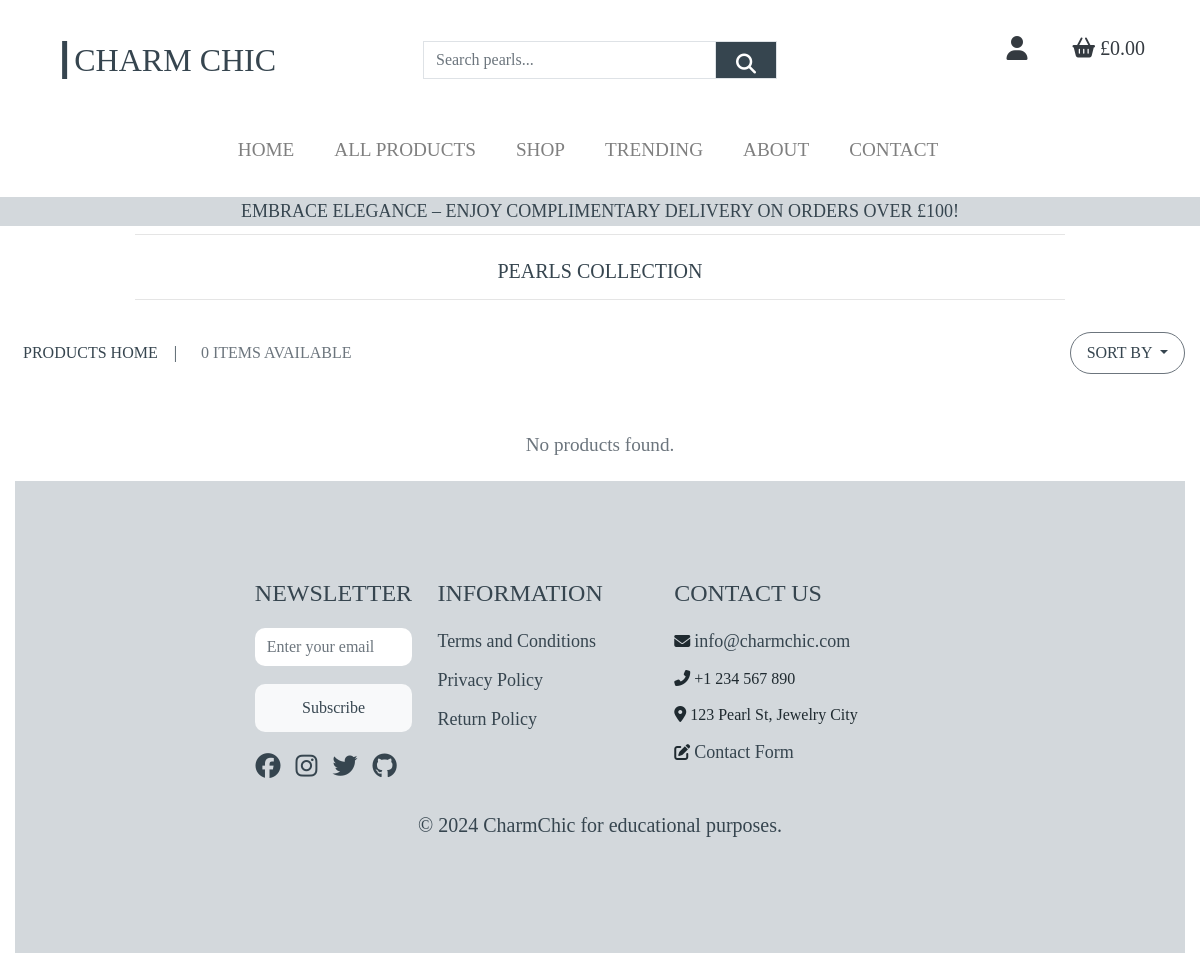
Page /products/?subcategory=earrings on the earlier database version.
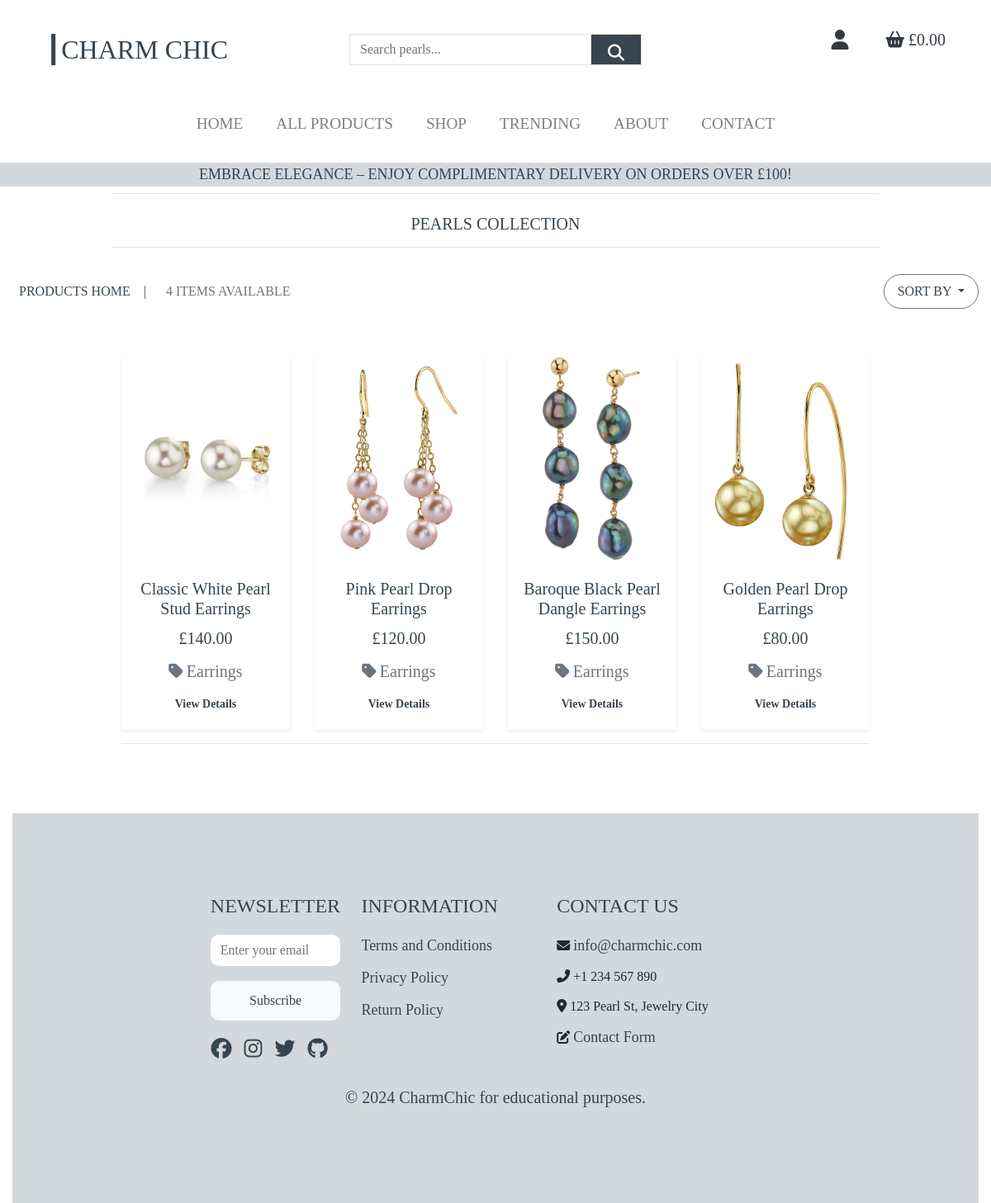
Same page on the later database version.
### products/models.py (models this page shows, shortened)
class Product(models.Model):
    category = models.ForeignKey('Category', null=True, blank=True, on_delete=models.SET_NULL)
    subcategory = models.ForeignKey('SubCategory', null=True, blank=True, on_delete=models.SET_NULL)
    tags = models.ManyToManyField('Tag', blank=True)
    sku = models.CharField(max_length=254, null=True, blank=True)
    name = models.CharField(max_length=254)
    description = models.TextField()
    has_sizes = models.BooleanField(default=False, null=True, blank=True)
    price = models.DecimalField(max_digits=6, decimal_places=2)
    rating = models.DecimalField(max_digits=6, decimal_places=2, null=True, blank=True)
    image_url = models.URLField(max_length=1024, null=True, blank=True)
    image = models.ImageField(upload_to='products/', null=True, blank=True, storage=MediaCloudinaryStorage())

class SubCategory(models.Model):
    category = models.ForeignKey(
        'Category', null=True, blank=True, on_delete=models.SET_NULL, related_name="subcategories")
    name = models.CharField(max_length=254)
    friendly_name = models.CharField(max_length=254, null=True, blank=True)
    class Meta:
        verbose_name_plural = 'SubCategories'

### products/views.py (the view)
# urls.py: path('', views.all_products, name='products'),
def all_products(request):
    products = Product.objects.all()
    query = None
    categories = None
    subcategories = None
    tags = None
    sort_option = request.GET.get('sort', 'None_None')
    current_sorting = sort_option
    if request.GET:
        if 'category' in request.GET:
            categories = request.GET['category'].split(',')
            products = products.filter(category__name__in=categories)
            categories = Category.objects.filter(name__in=categories)
        if 'subcategory' in request.GET:
            subcategory_filter = request.GET['subcategory']
            products = products.filter(subcategory__name=subcategory_filter)
            subcategories = SubCategory.objects.filter(name=subcategory_filter)
        if 'tag' in request.GET:
            tags = request.GET['tag'].split(',')
            products = products.filter(tags__name__in=tags)
            tags = Tag.objects.filter(name__in=tags)
    if request.GET:
        if 'q' in request.GET:
            query = request.GET['q']
            if not query:
                messages.error(request, "You didn't enter any search criteria!")
                return redirect(reverse('products'))
            queries = Q(name__icontains=query) | Q(description__icontains=query)
            products = products.filter(queries)
    if sort_option == 'price_asc':
        products = products.order_by('price')
    elif sort_option == 'price_desc':
        products = products.order_by('-price')
    elif sort_option == 'name_asc':
        products = products.order_by('name')
    elif sort_option == 'name_desc':
        products = products.order_by('-name')
    context = {
        'products': products,
        'search_term': query,
        'current_categories': categories,
        'current_subcategories': subcategories,
        'current_tags': tags,
        'current_sorting': current_sorting,
     }
    return render(request, 'products/products.html', context)

### products/templates/products/products.html (shortened to what this page needs)
{% extends "base.html" %}
{% load static %}
{% block page_header %}
<div class="container header-container">
    <div class="row">
        <div class="col text-center">
            <hr class="my-4">
            <h4 class="logo-font product-header">Pearls Collection</h4>
            <hr class="my-3">
        </div>
    </div>
</div>
{% endblock %}
{% block content %}
<div class="container-fluid">
     <div class="row mb-4 align-items-center">
        <div class="col-12 col-md-6 d-flex justify-content-center justify-content-md-start my-auto">
            <div class="product-info-container d-flex align-items-center mb-3">
                <a href="{% url 'products' %}" class="logo-font rounded-pill px-2 py-2">
                    <span>Products Home</span>
                </a>
                <span class="logo-font separator mx-2">|</span>
                <span class="logo-font text-muted product-count px-3 py-2">{{ products|length }} Items Available</span>
            </div>
        </div>
    <div class="col-12 col-md-6 d-flex justify-content-center justify-content-md-end my-auto">
        <div class="dropdown sorting-options mb-3">
            <button class="logo-font btn btn-outline-secondary dropdown-toggle rounded-pill px-3 py-2" type="button"
                id="sortDropdown" data-toggle="dropdown" aria-haspopup="true" aria-expanded="false">
                Sort by
            </button>
        </div>
    </div>
</div>
<div class="container">
    <div class="row justify-content-center">
        {% for product in products %}
        <div class="col-sm-6 col-md-6 col-lg-4 col-xl-3">
            <div class="card border-0 shadow-sm text-center h-100">
                {% if product.image %}
                <a href="{% url 'product_detail' product.id %}">
                    <img class="card-img-top img-fluid" src="{{ product.image.url }}" alt="{{ product.name }}">
                </a>
                {% else %}
                <a href="{% url 'product_detail' product.id %}">
                    <img class="card-img-top img-fluid" src="{{ MEDIA_URL }}noimage.png" alt="{{ product.name }}">
                </a>
                {% endif %}
                <div class="card-body p-3">
                    <h4 class="card-title mb-2">{{ product.name }}</h4>
                    <p class="card-text mb-2">£{{ product.price }}</p>
                    {% if product.subcategory %}
                    <p class="small mt-1 mb-0">
                        <a class="text-muted" href="{% url 'products' %}?subcategory={{ product.subcategory.name }}">
                            <i class="fas fa-tag mr-1"></i>{{ product.subcategory.friendly_name }}
                        </a>
                    </p>
                    {% endif %}
                    <a href="{% url 'product_detail' product.id %}" class="category-link font-weight-bold small mt-2 d-inline-block">View Details</a>
                </div>
            </div>
        </div>
        {% if forloop.counter|divisibleby:4 %}
        <div class="col-12 d-none d-xl-block mb-5">
            <hr>
        </div>
        {% endif %}
        {% endfor %}
    </div>
</div>
{% if products|length == 0 %}
<div class="col-12 text-center">
    <p class="text-muted">No products found.</p>
</div>
{% endif %}
{% endblock %}

### templates/base.html (shortened to what this page needs)
{% load static %}
<!doctype html>
<html lang="en">
<head>
    {% block corecss %}
    <link rel="stylesheet" href="https://cdn.jsdelivr.net/npm/bootstrap@4.6.2/dist/css/bootstrap.min.css">
    <link rel="stylesheet" href="{% static 'css/base.css' %}">
    {% endblock %}
</head>
<body>
    <header class="container-fluid fixed-top bg-white">
        <div id="topnav" class="row bg-white p-lg-4 d-none d-lg-flex">
            <div class="col-12 col-lg-4 my-auto py-1 py-lg-0 text-center text-lg-left">
                <a href="{% url 'home' %}" class="nav-link main-logo-link">
                    <h2 class="logo-font my-0">┃Charm Chic</h2>
                </a>
            </div>
            <div class="col-12 col-lg-4 my-auto py-1 py-lg-0">
                <form class="form" method="GET" action="{% url 'products' %}">
                    <div class="input-group w-100">
                        <input class="form-control border border-black rounded-0" type="text" name="q"
                            placeholder="Search pearls..." aria-label="type search term here">
                        <div class="input-group-append">
                            <button class="form-control btn btn-black border border-black rounded-0" type="submit"
                                aria-label="search button">
                                <i class="fas fa-search fa-lg"></i>
                            </button>
                        </div>
                    </div>
                </form>
            </div>
            <div class="col-12 col-lg-4 my-auto py-1 py-lg-0">
                <ul class="list-inline list-unstyled text-center text-lg-right my-auto">
                     <li class="list-inline-item">
                        <div class="dropdown-center">
                            <button class="nav-link btn " type="button" id="user-options" data-toggle="dropdown"
                                aria-expanded="false" aria-label="my account">
                                <div class="text-dark">
                                    <div><i class="fas fa-user fa-lg"></i>
                                </div>
                                </div>
                            </button>
                        </div>
                    </li>
                    <li class="list-inline-item">
                        <a class="nav-link{% if grand_total %} text-info font-weight-bold{% else %} text-black{% endif %}"
                            href="{% url 'view_bag' %}">
                            <div class="text-center">
                                <p class="text-dark">
                                    <i class="fas fa-shopping-basket"></i>
                                    {% if grand_total %}
                                    £{{ grand_total|floatformat:2 }}
                                    {% else %}
                                    £0.00
                                    {% endif %}
                                </p>
                            </div>
                        </a>
                    </li>
                </ul>
            </div>
        </div>
        {% include 'includes/main-nav.html' %}
        <div id="delivery-banner" class="row text-center">
            <div class="col">
                <h5 class="logo-font my-1">Embrace Elegance – Enjoy Complimentary Delivery on Orders Over £{{free_delivery_threshold }}!</h5>
            </div>
        </div>
    </header>
    {% block page_header %}
    {% endblock %}
    {% block content %}
    {% endblock %}
    {% include 'includes/footer.html' %}
</body>
</html>

### templates/includes/main-nav.html (shortened to what this page needs)
<nav class="navbar navbar-expand-lg navbar-light">
    <div class="collapse navbar-collapse" id="main-nav">
        <ul class="navbar-nav w-auto mx-auto">
            <li class="nav-item">
                <a class="nav-link mr-4" href="{% url 'home' %}">
                    Home
                </a>
            </li>
            <li class="nav-item">
                <a class="nav-link mr-4" href="{% url 'products' %}">
                    All Products
                </a>
            </li>
            <li class="nav-item dropdown">
                <a class="logo-font nav-link mr-4" href="#" id="shop-link" data-toggle="dropdown" aria-haspopup="true"
                    aria-expanded="false">
                    Shop
                </a>
            </li>
            <li class="nav-item dropdown">
                <a class="logo-font nav-link mr-4" href="#" id="trending-link" data-toggle="dropdown"
                    aria-haspopup="true" aria-expanded="false">
                    Trending
                </a>
            </li>
            <li class="nav-item">
                <a class="logo-font nav-link mr-4" href="{% url 'about' %}">
                    About
                </a>
            </li>
            <li class="nav-item">
                <a class="logo-font nav-link mr-4" href="{% url 'contact' %}">
                    Contact
                </a>
            </li>
        </ul>
    </div>
    </nav>

### templates/includes/footer.html (shortened to what this page needs)
<div class="custom-bg-wrapper">
    <div class="pearl-bg">
        <div class="container my-4 p-4">
            <footer class="footer-section">
                <div class="container">
                    <div class="row">
                        <div class="col-12 col-md-3 mb-4 mb-md-0">
                            <h5 class="footer-title">Newsletter</h5>
                            <form class="footer-subscribe-form">
                                <input type="email" class="form-control" placeholder="Enter your email" required>
                                <button type="submit" class="btn btn-light mt-2">Subscribe</button>
                            </form>
                            <div class="footer-social-icons mt-3">
                                <ul class="footer-social">
                                    <li><a href="https://facebook.com" target="_blank" rel="noopener noreferrer"><i
                                                class="fab fa-facebook"></i></a></li>
                                    <li><a href="https://instagram.com" target="_blank" rel="noopener noreferrer"><i
                                                class="fab fa-instagram"></i></a></li>
                                    <li><a href="https://twitter.com" target="_blank" rel="noopener noreferrer"><i
                                                class="fab fa-twitter"></i></a></li>
                                    <li><a href="https://github.com/Cristina-Becheru" target="_blank"
                                            rel="noopener noreferrer"><i class="fab fa-github"></i></a></li>
                                </ul>
                            </div>
                        </div>
                        <div class="col-12 col-md-4 mb-4 mb-md-0">
                            <h5 class="footer-title">Information</h5>
                            <ul class="footer-links">
                                <li><a href="#">Terms and Conditions</a></li>
                                <li><a href="#">Privacy Policy</a></li>
                                <li><a href="#">Return Policy</a></li>
                            </ul>
                        </div>
                        <div class="col-12 col-md-4">
                            <h5 class="footer-title">Contact Us</h5>
                            <ul class="footer-links">
                                <li><i class="fas fa-envelope"></i> <a
                                        href="mailto:info@charmchic.com">info@charmchic.com</a></li>
                                <li><i class="fas fa-phone-alt"></i> +1 234 567 890</li>
                                <li><i class="fas fa-map-marker-alt"></i> 123 Pearl St, Jewelry City</li>
                                <li><i class="fas fa-edit"></i> <a href="">Contact Form</a></li>
                            </ul>
                        </div>
                    </div>
                </div>
                <div class="row text-center mt-2">
                    <div class="col-12">
                        <p class="copyright">&copy; 2024 CharmChic for educational purposes.</p>
                    </div>
                </div>
        </div>

Differences in the rows shown:
now on this page (row edited): Product: image (picture), name "Classic White Pearl Stud Earrings", price "140.00", subcategory.friendly_name "Earrings"
now on this page (row edited): Product: image (picture), name "Pink Pearl Drop Earrings", price "120.00", subcategory.friendly_name "Earrings"
now on this page (row edited): Product: image (picture), name "Baroque Black Pearl Dangle Earrings", price "150.00", subcategory.friendly_name "Earrings"
now on this page (row edited): Product: image (picture), name "Golden Pearl Drop Earrings", price "80.00", subcategory.friendly_name "Earrings"
Other differences:
{{ products|length }}: "0" → "4"
text no longer shown: "No products found."
